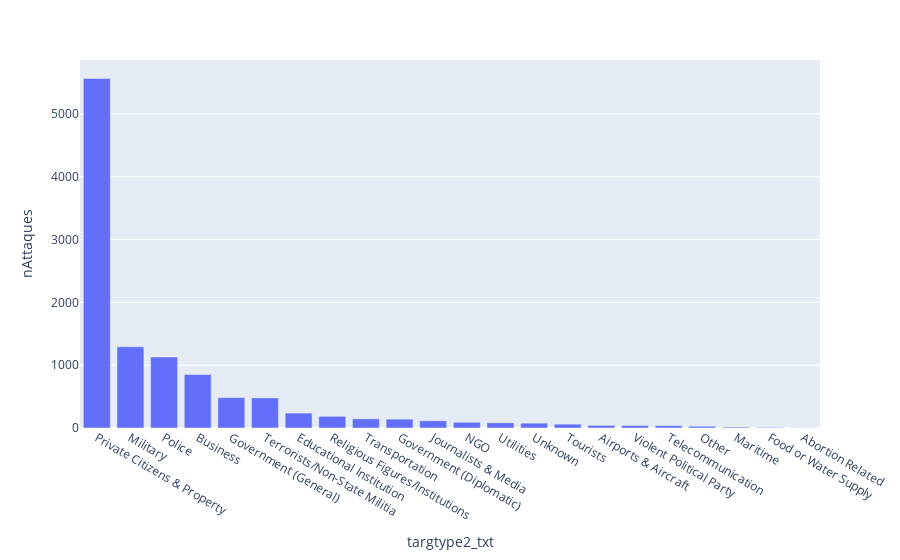

The cell this chart's notebook holds for it:
### Markdown cell above
visualisons

### Code cell
express.bar(df_targtype, x="targtype2_txt", y="nAttaques")

### Figure 1 — Plotly figure (JSON) as saved in the notebook; plotly's stock layout.template omitted (floating-point values rounded to 4 significant figures)
{"data": [{"alignmentgroup": "True", "hovertemplate": "targtype2_txt=%{x}<br>nAttaques=%{y}<extra></extra>", "legendgroup": "", "marker": {"color": "#636efa", "pattern": {"shape": ""}}, "name": "", "offsetgroup": "", "orientation": "v", "showlegend": false, "textposition": "auto", "type": "bar", "x": ["Private Citizens & Property", "Military", "Police", "Business", "Government (General)", "Terrorists/Non-State Militia", "Educational Institution", "Religious Figures/Institutions", "Transportation", "Government (Diplomatic)", "Journalists & Media", "NGO", "Utilities", "Unknown", "Tourists", "Airports & Aircraft", "Violent Political Party", "Telecommunication", "Other", "Maritime", "Food or Water Supply", "Abortion Related"], "xaxis": "x", "y": [5567, 1293, 1129, 851, 484, 479, 237, 186, 146, 141, 115, 91, 82, 77, 61, 41, 39, 38, 28, 14, 9, 3], "yaxis": "y"}], "layout": {"barmode": "relative", "legend": {"tracegroupgap": 0}, "margin": {"t": 60}, "xaxis": {"anchor": "y", "domain": [0, 1], "title": {"text": "targtype2_txt"}}, "yaxis": {"anchor": "x", "domain": [0, 1], "title": {"text": "nAttaques"}}}}
